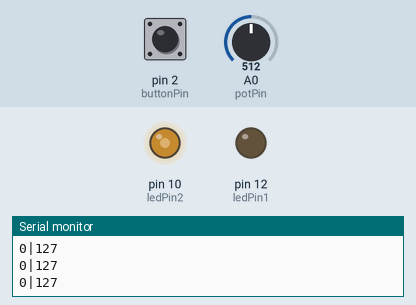
This sketch was run on a simulated Arduino Uno, built with avr-gcc and run on an emulated ATmega328P. On the bench: output pins drawn as LEDs (lit = HIGH), the last lines printed to the serial monitor. Inputs (shaded band) come from the test bench; at power-on: pin 2 (buttonPin) HIGH, A0 (potPin) = 512.

Above: at 1.2 s.
1.3 s: pin 2 (buttonPin) pulled LOW for 3.2 s
At 1.7 s:
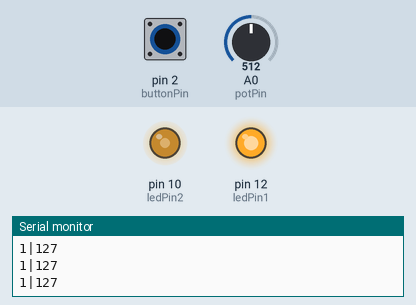
6.0 s: A0 (potPin) set to 122
At 6.4 s:
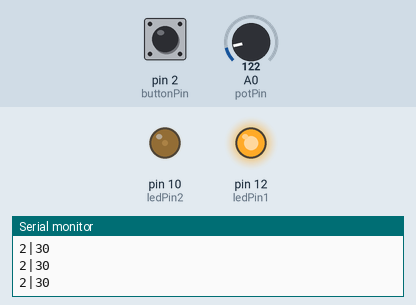
7.5 s: pin 2 (buttonPin) pulled LOW for 0.15 s
At 8.1 s:
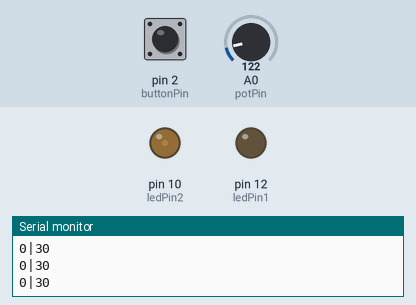
9.1 s: A0 (potPin) set to 0
At 10.0 s:
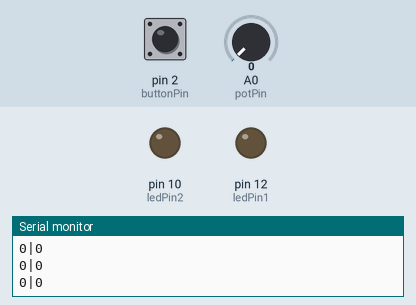
10.6 s: pin 2 (buttonPin) pulled LOW for 1 s
At 10.9 s:
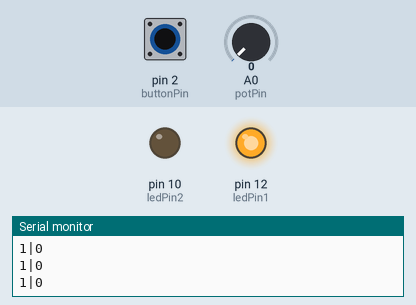
13.1 s: A0 (potPin) set to 511
At 14.2 s:
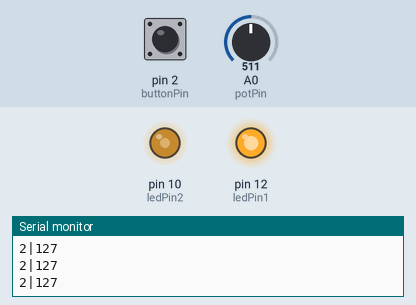
Timing chart, 0 to 15.6 s (numbered marks = the images above; inputs shaded):
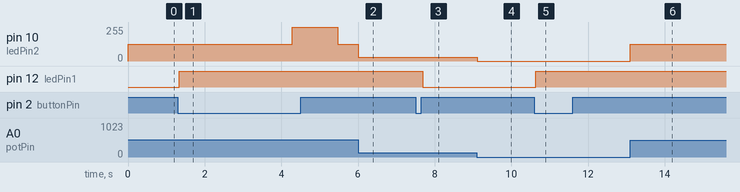

Measured:
- after the input at 1.3 s, pin 10 (ledPin2): 127/255 → 255/255 after 3.0 s, → 127/255 1.2 s later; pin 12 (ledPin1): LOW → HIGH at once
- after the input at 6.0 s, pin 10 (ledPin2): 127/255 → 30/255 at once
- after the input at 7.5 s, pin 12 (ledPin1): HIGH → LOW after 0.18 s
- after the input at 9.1 s, pin 10 (ledPin2): 30/255 → 0/255 at once
- after the input at 10.6 s, pin 12 (ledPin1): LOW → HIGH at once
- after the input at 13.1 s, pin 10 (ledPin2): 0/255 → 127/255 at once

The sketch:

phaserCode.ino
```cpp
/*
 *        *****  *   *  *      *****  *   *
 *        *      *   *  *      *   *   * *
 *        *****  *   *  *      *****    *
 *            *  *   *  *      *   *    *
 *        *****  *****  *****  *   *    *
 *                     PEDALS
 *
 *                   PHASERCODE
 *
 *
 * Autor: Eric & Heinz
 * Version: 0.1 für Arduino
 * Datum: 27.12.2021
 *
 *
 *
 *
 */

#include <Bounce2.h>

const int buttonPin = 2;    //momentary switch
const int ledPin1 = 12;
const int ledPin2 = 10;

int ledState1 = LOW;
int ledState2;

//Speedpot
int potPin = A0;  //wiper of analogPot
int potValue;
int lastPotValue;

//Footswitch Stuff
const int longPressTime = 2000;
unsigned long currentDuration = millis();
byte mode = 0;
bool lastState = HIGH;

//Fading Stuff
const int fadingInterval = 1;
unsigned long fadingStart = millis();

Bounce b = Bounce();        //Instantiate a Bounce object

/*unsigned long currentDuration() {
  if (b.read() == LOW && lastState == HIGH) {
    unsigned long startCount = millis();
    lastState = LOW;
  }
}*/

void setup() {
  pinMode(ledPin1, OUTPUT);
  digitalWrite(ledPin1, ledState1);
  pinMode(ledPin2, OUTPUT);
  potValue = analogRead(potPin);
  lastPotValue = potValue;
  ledState2 = (map(potValue, 0, 1023, 0, 255));
  analogWrite(ledPin2, ledState2);

  b.attach(buttonPin,INPUT_PULLUP);
  b.interval(30);

  Serial.begin(9600);
}

void loop() {
  b.update();

  potValue = analogRead(potPin);

  if (potValue <= lastPotValue - 10 || potValue >= lastPotValue + 10) {
    lastPotValue = potValue;
    ledState2 = (map(potValue, 0, 1023, 0, 255));
    analogWrite(ledPin2, ledState2);
  }

  switch(mode) {
    case 0:
      if (b.read() == LOW) {
        ledState1 = HIGH;
        digitalWrite(ledPin1, ledState1);
        mode = 1;
      }
      break;
    case 1:
      if (b.read() == LOW && lastState == HIGH) {
        currentDuration = millis();
        lastState = LOW;
      }
      if (b.read() == LOW && millis() - currentDuration >= longPressTime) {
        //ledState2 = HIGH;
        //digitalWrite(ledPin2, ledState2);
        fadingStart = millis();
        mode = 4;
      }
      if (b.read() == HIGH) {
        lastState = HIGH;
        mode = 2;
      }
      break;
    case 2:
      if (b.read() == LOW) {
        mode = 3;
      }
      break;
    case 3:
      if (b.read() == LOW && lastState == HIGH) {
        currentDuration = millis();
        lastState = LOW;
      }
      if (b.read() == LOW && millis() - currentDuration >= longPressTime) {
        //ledState2 = HIGH;
        //digitalWrite(ledPin2, ledState2);
        fadingStart = millis();
        mode = 4;
      }
      if (b.read() == HIGH) {
        lastState = HIGH;
        ledState1 = LOW;
        digitalWrite(ledPin1, ledState1);
        mode = 0;
      }
      break;
    case 4:
      if (b.read() == LOW && millis() - fadingStart >= fadingInterval && ledState2 != 255) {
        ledState2++;
        analogWrite(ledPin2, ledState2);
        fadingStart = millis();
      }
      if (b.read() == HIGH && millis() - fadingStart >= fadingInterval && ledState2 != (map(potValue, 0, 1023, 0, 255))) {
        lastState = HIGH;
        ledState2--;
        analogWrite(ledPin2, ledState2);
        fadingStart = millis();
      }
      if (b.read() == HIGH && ledState2 == (map(potValue, 0, 1023, 0, 255))) {
        mode = 2;
      }
      break;
  }
  Serial.print(mode );
  Serial.print('|');
  Serial.println( ledState2);
}
```
